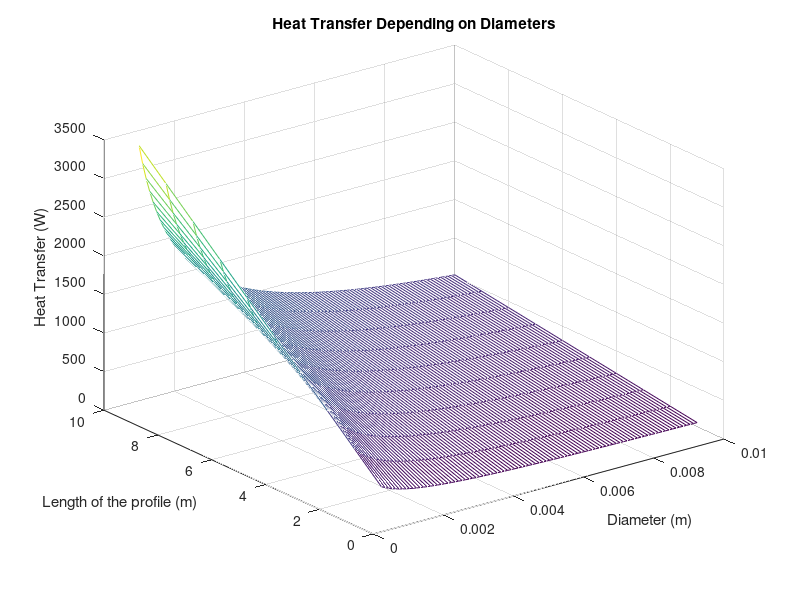

Source code (MATLAB):
% Program to calculate heat transfer in smooth pipe (one phase)
% Refrigerant; R407C
clear all
% Material properties
Pr = 3.115;
Rho = 1/(0.84*10^-3); % specific volume
% kg / m^3
% dynamic viscosity eta / density = kinematic viscosity
eta = 0.213*10^-3;    % Ns/m^2
lambda = 0.094;       % W / mK

% geometric properties pipe diameter and length

L=1:1:10;             % Length of the profile
L_max = numel(L);
d_i = 1:0.1:10;         % starting from 1 with step size 1 vector is created
d_i_max = numel(d_i);
[d_i, L] = meshgrid(d_i, L);
d_i = d_i .* 10^-3;    % element wise 

A_sa = pi.*d_i.^2./4;   % flow sufrace area
A_ca = pi.*d_i.*L;      % Circumference area (heat transfer)

% Process quantities 
M = 0.03;               % mass flow (kg/s)
% M = [kg/s] = Asa*v*rho = [m^2]*[m/s]*[ kg / m^3]
% v = M / Asa*rho
v = M ./ (A_sa.*Rho);    % velocity
Re = Rho.*d_i.*v./eta;   % Reynolds number
DeltaT = 2;           % 2K temperature difference

% calculation of Heat Transfer loop


for i= 1:L_max
for j=1:d_i_max

switch true
    
    case Re(i,j) > 10000  
    Nu(i,j) = 0.024*Re(i,j)^0.8*Pr^(1/3);
    
    case 10000 > Re(i,j) > 2300
    Xi(i,j) = (1.8*log10(Re(i,j))-1.5)^-2; 
    Nu(i,j) = (Xi(i,j)/8*Re(i,j)*Pr)/(1+12.7*(Xi(i,j)/8)^(0.5)*(Pr^(2/3)-1))*(1+(d_i(i,j)/L)^(2/3));
    
    case Re(i,j) < 2300
    X(i,j) = L/(d_i(i,j)*Re(i,j)*Pr);
    Nu_O(i,j) = 3.657/(tanh(2.264*X(i,j)^(1/3)+1.7*X(i,j)^(2/3)))+0.0499/X(i,j)*tanh(X(i,j));
    Nu(i,j) = Nu_O(i,j) * 1 /(tanh(2.43*Pr^(1/6)*X(i,j)^6));
    
end

alpha(i,j) = Nu(i,j) * lambda/d_i(i,j)     % W/m^K
Q(i,j) = alpha(i,j) * A_ca(i,j) * DeltaT   % W

end
end

mesh(d_i, L, Q)
xlabel('Diameter (m)')
ylabel('Length of the profile (m)')
zlabel('Heat Transfer (W)')
title('Heat Transfer Depending on Diameters')
    
    
    
    
        
                       
                       









